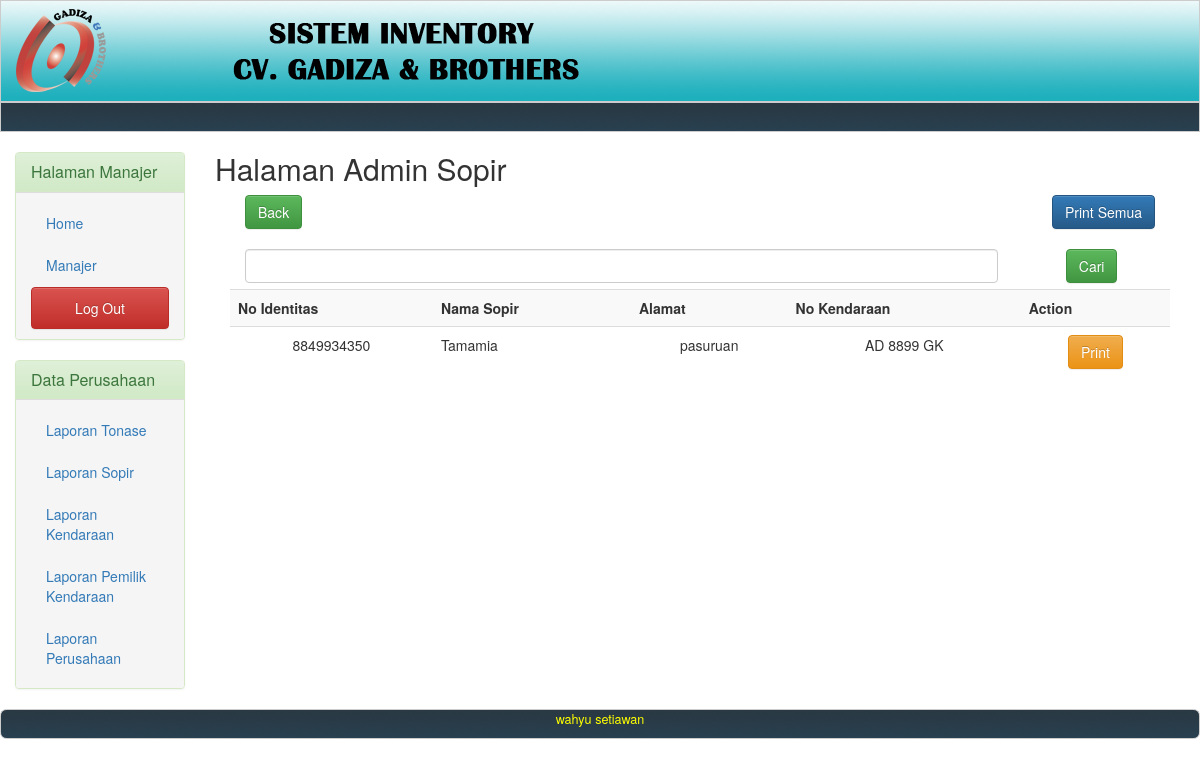
Page /index.php?page=sopir (signed in) on the committed database.
### tables this page shows
CREATE TABLE IF NOT EXISTS `sopir` (
  `id` int(11) NOT NULL,
  `noidentitas` varchar(50) NOT NULL DEFAULT '0',
  `nama` varchar(50) NOT NULL DEFAULT '0',
  `alamat` varchar(50) NOT NULL DEFAULT '0',
  `no_kendaraan` varchar(50) NOT NULL DEFAULT '0'
);

### control/sopir.php (called while the page is built, shortened)
<?php
function ambilSemuaSopir() {
    $return = array();
    $data = mysql_query("select * from sopir") or exit(mysql_error());
    while ($hasil = mysql_fetch_assoc($data)) {
        $return[] = $hasil;
    }
    return $return;
}

### page/laporan/sopir.php (the view)
<div class="col-md-12">
    <div class="row">
        <h2>Halaman Admin Sopir</h2>
        <div class="col-md-12">
            <div class="col-sm-10">
                <button onclick="history.back()" class="btn btn-success">Back</button>
            </div>
            <div class="col-sm-2" style="text-align: right">
                <a href="laporan/sopir/semua.php" class="btn btn-primary">Print Semua</a>
            </div>
        </div>
        <div class="col-md-12" style="margin-top: 20px; text-align: center">
            <form class="form-horizontal" style="margin-bottom: 40px" method="post" action="?page=<?php echo $_GET['page'] ?>">
                <div>
                    <div class="col-sm-10" style="text-align: center">
                        <input type="text" name="caritext" class="form-control">
                    </div>
                    <div class="col-sm-2">
                        <button type="submit" name="caributton" class="btn btn-success">Cari</button>
                    </div>
                </div>
            </form>
            <table class="table table-striped">
                <tr>
                    <th>No Identitas</th>
                    <th>Nama Sopir</th>
                    <th>Alamat</th>
                    <th>No Kendaraan</th>
                    <th>Action</th>
                </tr>
                <?php
                if (!isset($_POST['caributton'])) {
                    $a = ambilSemuaSopir();
                } else {
                    $where = "nama like '%" . $_POST['caritext'] . "%' or alamat like '%" . $_POST['caritext'] . "%' or no_kendaraan like '%" . $_POST['caritext'] . "%' or noidentitas like '%" . $_POST['caritext'] . "%'";
                    $a = ambilSemuaSopirDenganSyarat($where);
                }
                foreach ($a as $value) {
                    ?>
                    <tr>
                        <td><?php echo $value['noidentitas'] ?></td>
                        <td style="text-align: left"><?php echo $value['nama'] ?></td>
                        <td><?php echo $value['alamat'] ?></td>
                        <td><?php echo $value['no_kendaraan'] ?></td>
                        <td>
                            <a href="laporan/sopir/sopir.php?sopir=<?php echo $value['id'] ?>" class="btn btn-warning">Print</a>
                        </td>
                    </tr>
                <?php } ?>
            </table>
        </div>
    </div>
</div>

### rows in the picture
sopir: noidentitas "8849934350", nama "Tamamia", alamat "pasuruan", no_kendaraan "AD 8899 GK"
